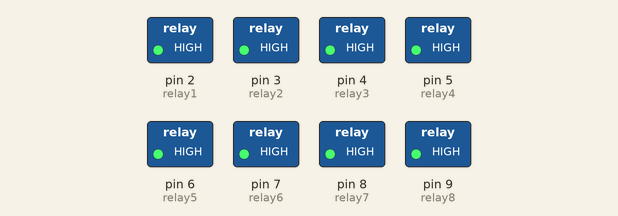
This sketch was run on a simulated Arduino Uno, built with avr-gcc and run on an emulated ATmega328P. Shown: switched loads named in the sketch (green lamp = pin HIGH).

Above: at 0.5 s.
At 1.5 s:
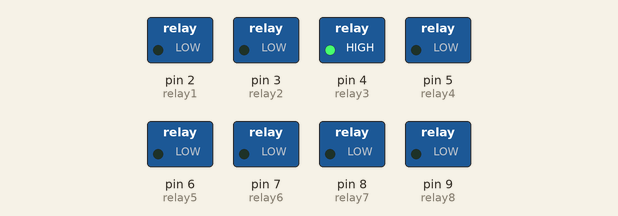
At 2.5 s:
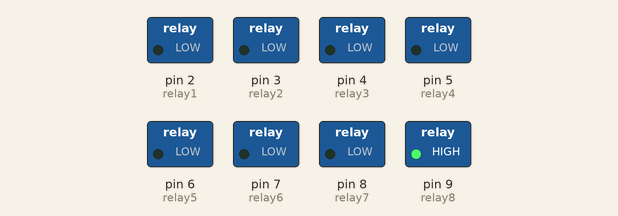
At 3.6 s:
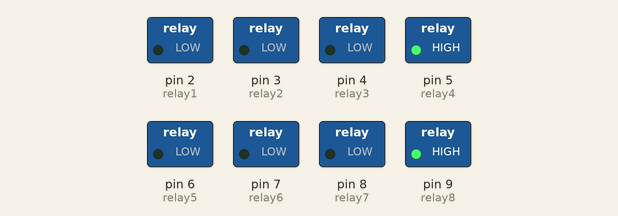
At 4.65 s:
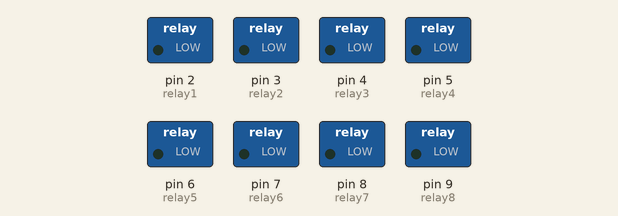
At 8.0 s:
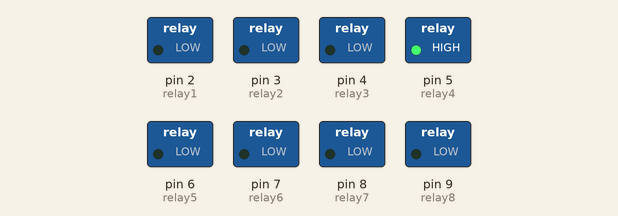
Timing chart, 0 to 8.3 s (numbered marks = the images above):
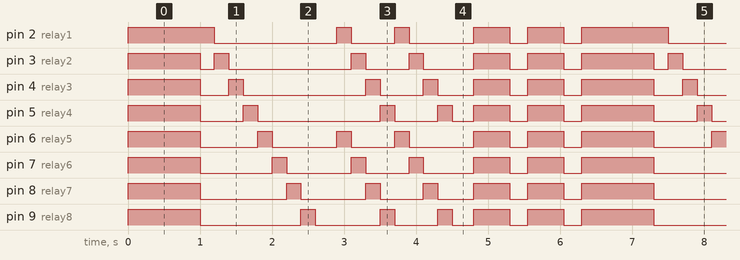

The sketch:

_8CH_Relay___Programed.ino
```cpp
/*
 8CH Relay - Programed (X-MAS WREATH)
 Created June 2014
 by Matthew Eccles

 http://www.matteccles.com
 */


int relay1 = 2;
int relay2 = 3;
int relay3 = 4;
int relay4 = 5;
int relay5 = 6;
int relay6 = 7;
int relay7 = 8;
int relay8 = 9;

void setup() {
  pinMode(relay1, OUTPUT);
  pinMode(relay2, OUTPUT);
  pinMode(relay3, OUTPUT);
  pinMode(relay4, OUTPUT);
  pinMode(relay5, OUTPUT);
  pinMode(relay6, OUTPUT);
  pinMode(relay7, OUTPUT);
  pinMode(relay8, OUTPUT);
}
void loop() {
  digitalWrite(relay1, HIGH);
  digitalWrite(relay2, HIGH);
  digitalWrite(relay3, HIGH);
  digitalWrite(relay4, HIGH);
  digitalWrite(relay5, HIGH);
  digitalWrite(relay6, HIGH);
  digitalWrite(relay7, HIGH);
  digitalWrite(relay8, HIGH);
  delay(1000);                   // wait for a second
  digitalWrite(relay2, LOW);
  digitalWrite(relay3, LOW);
  digitalWrite(relay4, LOW);
  digitalWrite(relay5, LOW);
  digitalWrite(relay6, LOW);
  digitalWrite(relay7, LOW);
  digitalWrite(relay8, LOW);
  delay(200);                   // wait for a half second
  digitalWrite(relay2, HIGH);
  digitalWrite(relay1, LOW);
  delay(200);
  digitalWrite(relay3, HIGH);
  digitalWrite(relay2, LOW);
  delay(200);
  digitalWrite(relay4, HIGH);
  digitalWrite(relay3, LOW);
  delay(200);
  digitalWrite(relay5, HIGH);
  digitalWrite(relay4, LOW);
  delay(200);
  digitalWrite(relay6, HIGH);
  digitalWrite(relay5, LOW);
  delay(200);
  digitalWrite(relay7, HIGH);
  digitalWrite(relay6, LOW);
  delay(200);
  digitalWrite(relay8, HIGH);
  digitalWrite(relay7, LOW);
  delay(200);
  digitalWrite(relay8, LOW);
  delay(300);
  digitalWrite(relay1, HIGH);
  digitalWrite(relay5, HIGH);
  delay(200);
  digitalWrite(relay2, HIGH);
  digitalWrite(relay6, HIGH);
  digitalWrite(relay1, LOW);
  digitalWrite(relay5, LOW);
  delay(200);
  digitalWrite(relay3, HIGH);
  digitalWrite(relay7, HIGH);
  digitalWrite(relay2, LOW);
  digitalWrite(relay6, LOW);
  delay(200);
  digitalWrite(relay4, HIGH);
  digitalWrite(relay8, HIGH);
  digitalWrite(relay3, LOW);
  digitalWrite(relay7, LOW);
  delay(200);
  digitalWrite(relay1, HIGH);
  digitalWrite(relay5, HIGH);
  digitalWrite(relay4, LOW);
  digitalWrite(relay8, LOW);
  delay(200);
  digitalWrite(relay2, HIGH);
  digitalWrite(relay6, HIGH);
  digitalWrite(relay1, LOW);
  digitalWrite(relay5, LOW);
  delay(200);
  digitalWrite(relay3, HIGH);
  digitalWrite(relay7, HIGH);
  digitalWrite(relay2, LOW);
  digitalWrite(relay6, LOW);
  delay(200);
  digitalWrite(relay4, HIGH);
  digitalWrite(relay8, HIGH);
  digitalWrite(relay3, LOW);
  digitalWrite(relay7, LOW);
  delay(200);
  digitalWrite(relay4, LOW);
  digitalWrite(relay8, LOW);
  delay(300);
  digitalWrite(relay1, HIGH);
  digitalWrite(relay2, HIGH);
  digitalWrite(relay3, HIGH);
  digitalWrite(relay4, HIGH);
  digitalWrite(relay5, HIGH);
  digitalWrite(relay6, HIGH);
  digitalWrite(relay7, HIGH);
  digitalWrite(relay8, HIGH);
  delay(500);
  digitalWrite(relay1, LOW);
  digitalWrite(relay2, LOW);
  digitalWrite(relay3, LOW);
  digitalWrite(relay4, LOW);
  digitalWrite(relay5, LOW);
  digitalWrite(relay6, LOW);
  digitalWrite(relay7, LOW);
  digitalWrite(relay8, LOW);
  delay(250);
  digitalWrite(relay1, HIGH);
  digitalWrite(relay2, HIGH);
  digitalWrite(relay3, HIGH);
  digitalWrite(relay4, HIGH);
  digitalWrite(relay5, HIGH);
  digitalWrite(relay6, HIGH);
  digitalWrite(relay7, HIGH);
  digitalWrite(relay8, HIGH);
  delay(500);
  digitalWrite(relay1, LOW);
  digitalWrite(relay2, LOW);
  digitalWrite(relay3, LOW);
  digitalWrite(relay4, LOW);
  digitalWrite(relay5, LOW);
  digitalWrite(relay6, LOW);
  digitalWrite(relay7, LOW);
  digitalWrite(relay8, LOW);
  delay(250);
}
```

Measured:
- by itself, pin 2 (relay1): repeats every 6.3 s: LOW 1.7 s, HIGH 0.20 s, LOW 0.60 s, HIGH 0.20 s, LOW 0.90 s, 2 × (HIGH 0.50 s, LOW 0.25 s), HIGH 1.2 s
- by itself, pin 3 (relay2): repeats every 6.3 s: LOW 0.20 s, HIGH 0.20 s, LOW 1.7 s, HIGH 0.20 s, LOW 0.60 s, HIGH 0.20 s, LOW 0.70 s, 2 × (HIGH 0.50 s, LOW 0.25 s), HIGH 1.0 s
- by itself, everything shown: repeats every 6.3 s, in 23 steps
